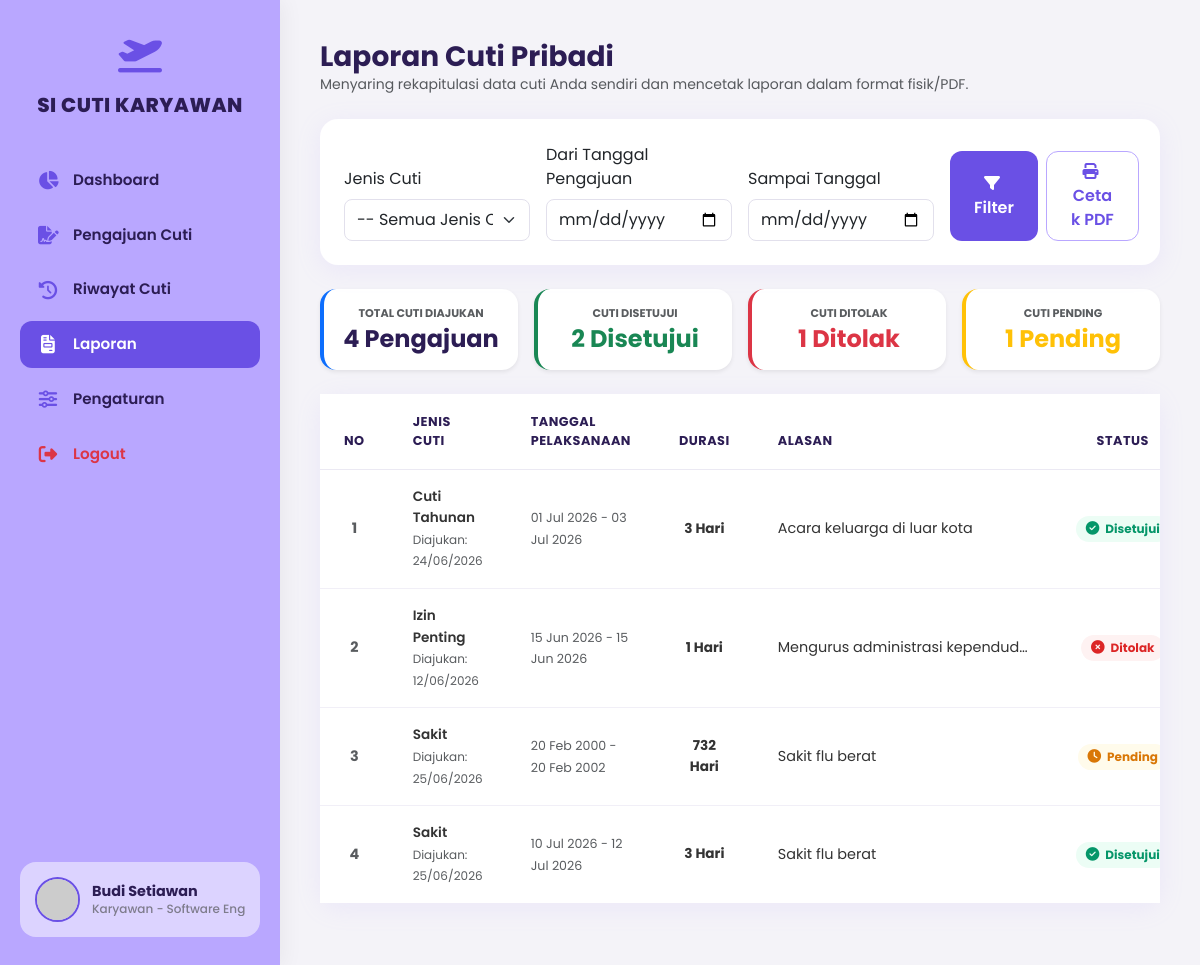
/karyawan_laporan.php (signed in), run on the app's committed database.
### tables this page shows
CREATE TABLE cuti (
        id INTEGER PRIMARY KEY AUTOINCREMENT,
        user_id INTEGER,
        jenis_cuti TEXT,
        tanggal_mulai TEXT,
        tanggal_selesai TEXT,
        jumlah_hari INTEGER,
        alasan TEXT,
        lampiran TEXT DEFAULT '',
        status TEXT DEFAULT 'Pending',
        catatan_admin TEXT DEFAULT '',
        tanggal_pengajuan TEXT,
        FOREIGN KEY (user_id) REFERENCES users(id)
    );

### karyawan_laporan.php (the view, shortened to what this page needs)
<?php
require_once 'config.php';
$user_id = $_SESSION['user']['id'];
$tgl_awal = isset($_GET['tgl_awal']) ? $_GET['tgl_awal'] : '';
$tgl_akhir = isset($_GET['tgl_akhir']) ? $_GET['tgl_akhir'] : '';
$jenis_cuti = isset($_GET['jenis_cuti']) ? $_GET['jenis_cuti'] : '';
$query_str = "SELECT cuti.*, users.nama, users.jabatan, users.email
              FROM cuti
              JOIN users ON cuti.user_id = users.id
              WHERE cuti.user_id = ?";
$params = [$user_id];
$query_str .= " ORDER BY cuti.id ASC";
$stmt = $db->prepare($query_str);
$stmt->execute($params);
$laporan = $stmt->fetchAll();
$rekap_total = count($laporan);
$rekap_setuju = 0;
$rekap_tolak = 0;
$rekap_pending = 0;
foreach ($laporan as $l) {
    if ($l['status'] === 'Disetujui') $rekap_setuju++;
    elseif ($l['status'] === 'Ditolak') $rekap_tolak++;
    elseif ($l['status'] === 'Pending') $rekap_pending++;
}
    ?>
    <?php
require_once 'layout_header.php';
require_once 'layout_sidebar.php';
?>
<div class="container-fluid p-0">
    <div class="mb-4">
        <h3 class="m-0 fw-bold text-main">Laporan Cuti Pribadi</h3>
        <p class="text-muted small m-0">Menyaring rekapitulasi data cuti Anda sendiri dan mencetak laporan dalam format fisik/PDF.</p>
    </div>
    <div class="card custom-card">
        <div class="card-body-custom">
            <form method="GET" action="" class="row g-3 align-items-end">
                <div class="col-md-3">
                    <label class="form-label">Jenis Cuti</label>
                    <select name="jenis_cuti" class="form-select py-2 rounded-3" style="border-color: #E2E0EC;">
                        <option value="">-- Semua Jenis Cuti --</option>
                    </select>
                </div>
                <div class="col-md-3">
                    <label class="form-label">Dari Tanggal Pengajuan</label>
                    <input type="date" name="tgl_awal" class="form-control py-2 rounded-3" value="<?= htmlspecialchars($tgl_awal) ?>" style="border-color: #E2E0EC;">
                </div>
                <div class="col-md-3">
                    <label class="form-label">Sampai Tanggal</label>
                    <input type="date" name="tgl_akhir" class="form-control py-2 rounded-3" value="<?= htmlspecialchars($tgl_akhir) ?>" style="border-color: #E2E0EC;">
                </div>
                <div class="col-md-3 d-flex gap-2">
                    <button type="submit" class="btn btn-purple w-50 py-2"><i class="fa-solid fa-filter me-1"></i> Filter</button>
                    <a href="karyawan_laporan.php?tgl_awal=<?= urlencode($tgl_awal) ?>&tgl_akhir=<?= urlencode($tgl_akhir) ?>&jenis_cuti=<?= urlencode($jenis_cuti) ?>&cetak=true" target="_blank" class="btn btn-cancel w-50 py-2" style="border-color: var(--primary-purple); color: var(--dark-purple);">
                        <i class="fa-solid fa-print me-1"></i> Cetak PDF
                    </a>
                </div>
            </form>
        </div>
    </div>
    <div class="row g-3 mb-4">
        <div class="col-md-3">
            <div class="bg-white p-3 rounded-4 shadow-sm text-center border-start border-4 border-primary">
                <small class="text-muted fw-bold text-uppercase d-block mb-1" style="font-size: 0.7rem;">Total Cuti Diajukan</small>
                <h4 class="m-0 fw-bold text-main"><?= $rekap_total ?> Pengajuan</h4>
            </div>
        </div>
        <div class="col-md-3">
            <div class="bg-white p-3 rounded-4 shadow-sm text-center border-start border-4 border-success">
                <small class="text-muted fw-bold text-uppercase d-block mb-1" style="font-size: 0.7rem;">Cuti Disetujui</small>
                <h4 class="m-0 fw-bold text-success"><?= $rekap_setuju ?> Disetujui</h4>
            </div>
        </div>
        <div class="col-md-3">
            <div class="bg-white p-3 rounded-4 shadow-sm text-center border-start border-4 border-danger">
                <small class="text-muted fw-bold text-uppercase d-block mb-1" style="font-size: 0.7rem;">Cuti Ditolak</small>
                <h4 class="m-0 fw-bold text-danger"><?= $rekap_tolak ?> Ditolak</h4>
            </div>
        </div>
        <div class="col-md-3">
            <div class="bg-white p-3 rounded-4 shadow-sm text-center border-start border-4 border-warning">
                <small class="text-muted fw-bold text-uppercase d-block mb-1" style="font-size: 0.7rem;">Cuti Pending</small>
                <h4 class="m-0 fw-bold text-warning"><?= $rekap_pending ?> Pending</h4>
            </div>
        </div>
    </div>
    <div class="card custom-card">
        <div class="card-body-custom p-0">
            <div class="table-responsive">
                <table class="table custom-table align-middle">
                    <thead>
                        <tr>
                            <th class="text-center" style="width: 70px;">No</th>
                            <th>Jenis Cuti</th>
                            <th>Tanggal Pelaksanaan</th>
                            <th class="text-center">Durasi</th>
                            <th>Alasan</th>
                            <th class="text-center">Status</th>
                        </tr>
                    </thead>
                    <tbody>
                        <?php if (empty($laporan)): ?>
                            <tr>
                                <td colspan="6" class="text-center py-5 text-muted">Belum ada data pengajuan dalam laporan. Silakan atur filter pencarian.</td>
                            </tr>
                        <?php else:
                            $no = 1;
                            foreach ($laporan as $l):
                                $statusClass = ($l['status'] == 'Disetujui') ? 'status-disetujui' : (($l['status'] == 'Ditolak') ? 'status-ditolak' : 'status-pending');
                                $statusIcon = ($l['status'] == 'Disetujui') ? 'fa-circle-check' : (($l['status'] == 'Ditolak') ? 'fa-circle-xmark' : 'fa-clock');
                        ?>
                            <tr>
                                <td class="text-center fw-bold text-muted"><?= $no++ ?></td>
                                <td>
                                    <span class="fw-semibold text-main" style="font-size: 0.85rem;"><?= htmlspecialchars($l['jenis_cuti']) ?></span>
                                    <br>
                                    <small class="text-muted" style="font-size: 0.75rem;">Diajukan: <?= date('d/m/Y', strtotime($l['tanggal_pengajuan'])) ?></small>
                                </td>
                                <td>
                                    <small class="text-muted">
                                        <?= date('d M Y', strtotime($l['tanggal_mulai'])) ?> - <?= date('d M Y', strtotime($l['tanggal_selesai'])) ?>
                                    </small>
                                </td>
                                <td class="text-center fw-bold text-main" style="font-size: 0.85rem;"><?= $l['jumlah_hari'] ?> Hari</td>
                                <td>
                                    <div class="text-truncate" style="max-width: 250px;" title="<?= htmlspecialchars($l['alasan']) ?>">
                                        <?= htmlspecialchars($l['alasan']) ?>
                                    </div>
                                </td>
                                <td class="text-center">
                                    <span class="status-badge <?= $statusClass ?>" style="padding: 4px 10px; font-size: 0.75rem;">
                                        <i class="fa-solid <?= $statusIcon ?>"></i><?= htmlspecialchars($l['status']) ?>
                                    </span>
                                </td>
                            </tr>
                        <?php endforeach; endif; ?>
                    </tbody>
                </table>
            </div>
        </div>
    </div>
</div>
<?php
require_once 'layout_footer.php';
?>

### layout_header.php (style rules this page uses)
:root { --primary-purple: #B9A7FF; --dark-purple: #6A50E5; --hover-purple: #553BBF; --light-purple: #EBE6FF; --bg-gray: #F4F3F8; --text-main: #2C1D54; --text-dark: #333333; --text-muted: #7E7C8C; }
body { font-family: 'Poppins', sans-serif; background-color: var(--bg-gray); color: var(--text-dark); min-height: 100vh; overflow-x: hidden; }
h1, h2, h3, h4, h5, h6, .display-font { font-family: 'Poppins', sans-serif; font-weight: 700; color: var(--text-main); }
.custom-card { background: #ffffff; border-radius: 18px; border: none; box-shadow: 0 5px 25px rgba(185, 167, 255, 0.15); transition: transform 0.2s ease, box-shadow 0.2s ease; margin-bottom: 24px; }
.custom-card .card-body-custom { padding: 24px; }
.btn-purple { background-color: var(--dark-purple); color: #ffffff; border: none; border-radius: 12px; padding: 10px 24px; font-weight: 600; transition: all 0.2s ease; }
.btn-cancel { background-color: #ffffff; color: var(--text-muted); border: 1px solid #E2E0EC; border-radius: 12px; padding: 10px 24px; font-weight: 600; transition: all 0.2s ease; }
.custom-table { margin-bottom: 0; }
.custom-table thead { background-color: #F1EFF7; }
.custom-table th { color: var(--text-main); font-weight: 700; text-transform: uppercase; font-size: 0.8rem; letter-spacing: 0.5px; padding: 18px 24px; border-bottom: 1px solid #EBE9F3; }
.custom-table td { padding: 16px 24px; color: var(--text-dark); vertical-align: middle; border-bottom: 1px solid #F1EFF7; font-size: 0.9rem; }
.custom-table tr:last-child td { border-bottom: none; }
.status-badge { display: inline-flex; align-items: center; padding: 6px 14px; border-radius: 30px; font-size: 0.8rem; font-weight: 700; }
.status-badge i { margin-right: 6px; font-size: 0.85rem; }
.status-pending { background-color: #FFFBEB; color: #D97706; }
.status-disetujui { background-color: #ECFDF5; color: #059669; }
.status-ditolak { background-color: #FEF2F2; color: #DC2626; }

### data on the page
cuti: jenis_cuti "Cuti Tahunan", tanggal_pengajuan "24/06/2026", tanggal_mulai "01 Jul 2026", tanggal_selesai "03 Jul 2026", jumlah_hari "3", alasan "Acara keluarga di luar kota", status "Disetujui"
cuti: jenis_cuti "Izin Penting", tanggal_pengajuan "12/06/2026", tanggal_mulai "15 Jun 2026", tanggal_selesai "15 Jun 2026", jumlah_hari "1", alasan "Mengurus administrasi kependud…", status "Ditolak"
cuti: jenis_cuti "Sakit", tanggal_pengajuan "25/06/2026", tanggal_mulai "20 Feb 2000", tanggal_selesai "20 Feb 2002", jumlah_hari "732", alasan "Sakit flu berat", status "Pending"
cuti: jenis_cuti "Sakit", tanggal_pengajuan "25/06/2026", tanggal_mulai "10 Jul 2026", tanggal_selesai "12 Jul 2026", jumlah_hari "3", alasan "Sakit flu berat", status "Disetujui"

### other printed values
$user_name_display "Budi Setiawan"
$user_role_display "Karyawan - Software E…"
$rekap_total "4"
$rekap_setuju "2"
$rekap_tolak "1"
$rekap_pending "1"
